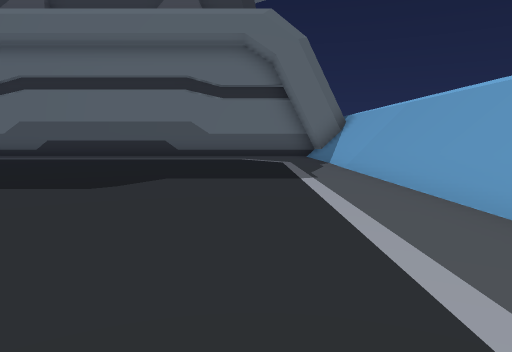
View 1 (above)

14 first-person views from a walk through a Unity game level. The camera is 1.4 m above the floor, tilts 6° down and sees 70° across. The floor is counted in squares, 2 m on a side. Each view is taken from the middle of a square. On the plan, view 1 faces up. The plan holds only what a view shows up to about 11 squares ahead; the rest is blank. The place goes on beyond the plan.

View 2
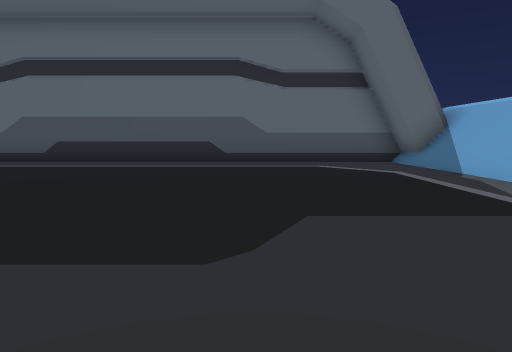

View 3
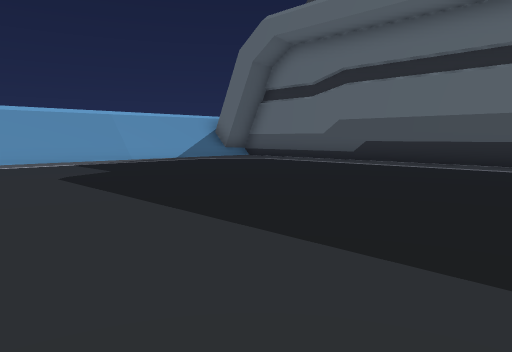

View 4
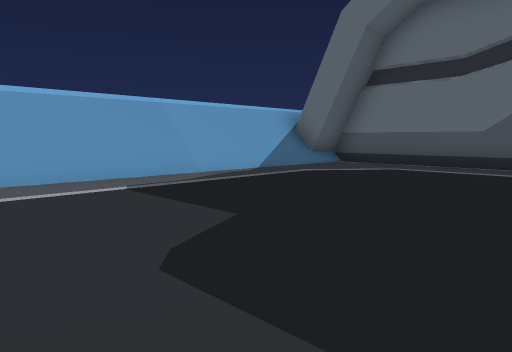

View 5
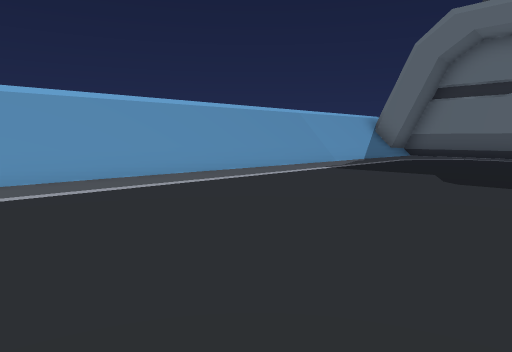

View 6
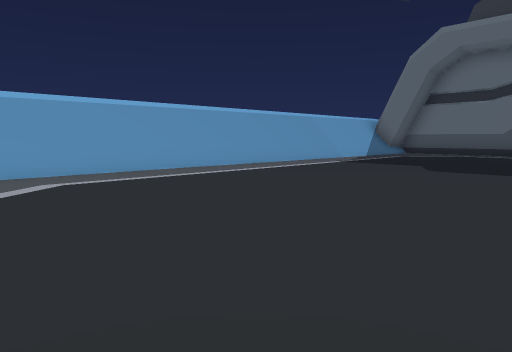

View 7
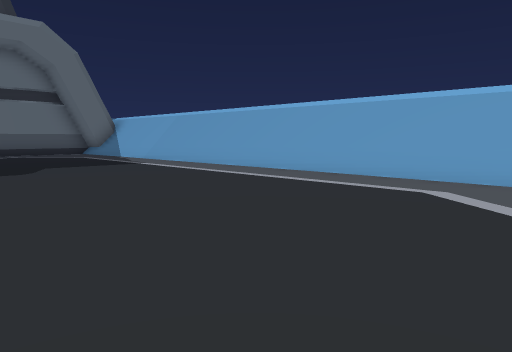

View 8
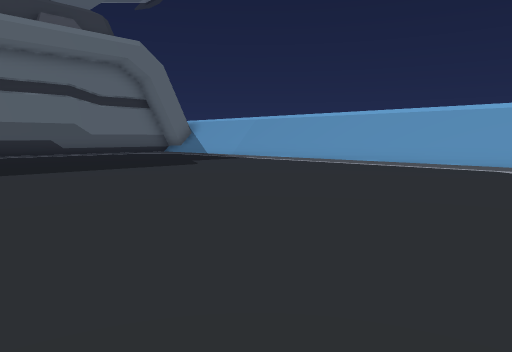

View 9
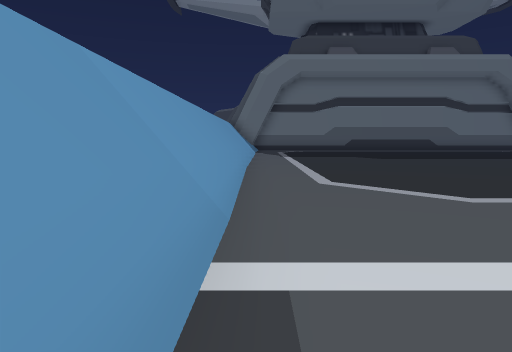

View 10
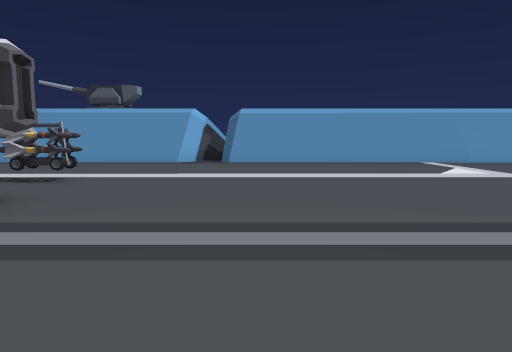

View 11
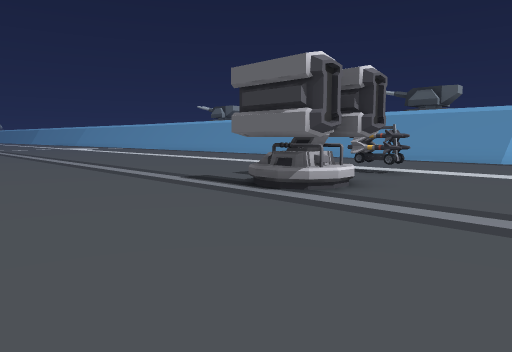

View 12
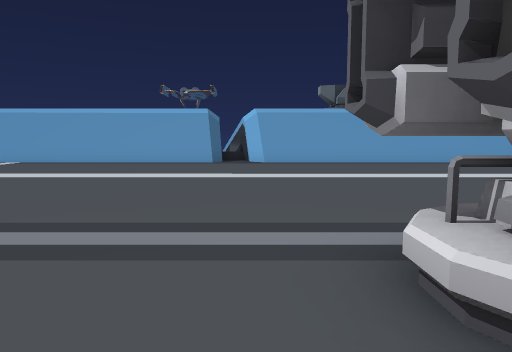

View 13
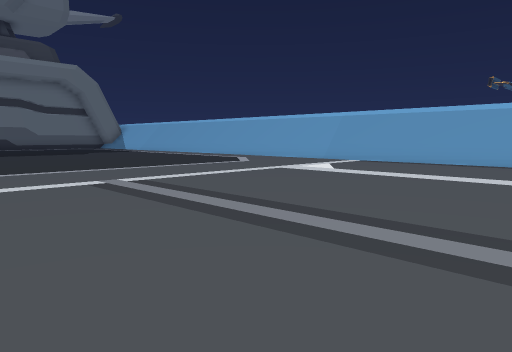

View 14
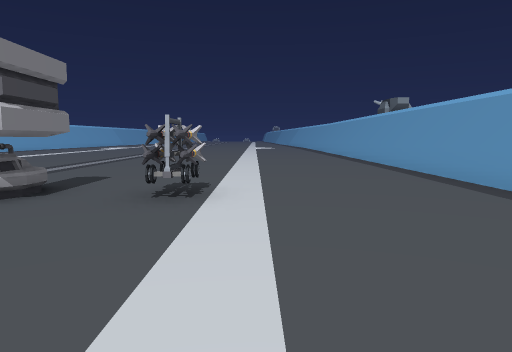

### Floor plan
Points are (right, up) in squares from view 1. A wall is a line through its corners. A room is listed if a view was taken in it or the views show most of it. See-through windows are left out.
Room 1 (views 1, 2, 3, 4, 5, 6, 7, 8, 9, 10, 11, 12, 13, 14)
walls: (2.8, -1.9) (2.7, 12.9); (-13.9, -3.9) (-13.9, -5.8); (3, 4.7) (2.9, 8.6); (-5.6, -12.6) (-5.6, -14.1); (-6.8, -12.6) (-6.8, -13.2) (-6.1, -13.2); (-6.2, -13.2) (-6.2, -12.8); (3, -10.9) (2.8, -10.7) (2.8, -4.4); (3, -11) (2.6, -10.9); (-6.9, -13.9) (-6.9, -13.2); (-7.4, -14.1) (-7.4, -12.7) (-6.3, -12.7) (-6.3, -13.9); (2.6, 8.4) (2.6, 11.1); (-13.9, -11.7) (-13.5, -12.3); (-14.1, -11.7) (-13.8, -11.9) (-13.9, -17.6); (-13.6, 8.5) (-13.7, 3.6); (-13.8, 8.5) (-13.9, 4.7); (2.8, 11.1) (2.8, 13.1); (3.4, 11.6) (3.4, 13.2); (2.7, 12.5) (2.1, 12.5) (2, 13.5) (-12.9, 13.5) (-13, 12.5) (-13.7, 12.5) (-13.7, 11.1); (-13.4, 12.3) (-13.8, -10.7) (-14, -10.9); (-13.5, 12.6) (-13.5, 10.6); (2.8, -17.5) (2.8, -12.1) (3.1, -11.8)
low walls: (2.4, -1.9) (2.4, 2.2); (2.6, -1.9) (2.6, 3.7); (-6.2, -12.8) (-5.9, -12.9) (-5.6, -13.5) (-5.9, -14.1); (-6.1, -13.2) (-6.1, -13.8); (2.6, -10.9) (2.6, -6.6); (2.2, 8.5) (2.2, 10.4); (2.4, 8.4) (2.4, 10.5); (-13.2, 10.4) (-13.2, 8.4); (2.6, -17.5) (2.6, -12.1) (3, -11.7)
objects: other object (-9, -14) to (-9, -13)

Positions as (right, up) in squares from view 1, and headings:
1: (0, 0), facing up
2: (-2, 3), facing up
3: (-2, 3), facing up-left
4: (-7, 4), facing up-left
5: (-7, -1), facing up-left
6: (-6, -3), facing up-left
7: (-4, -3), facing up-right
8: (-8, -3), facing up-right
9: (-13, -7), facing up
10: (-3, -10), facing left
11: (-2, -10), facing down-left
12: (-8, -12), facing right
13: (-8, -11), facing up-right
14: (-10, -9), facing down
